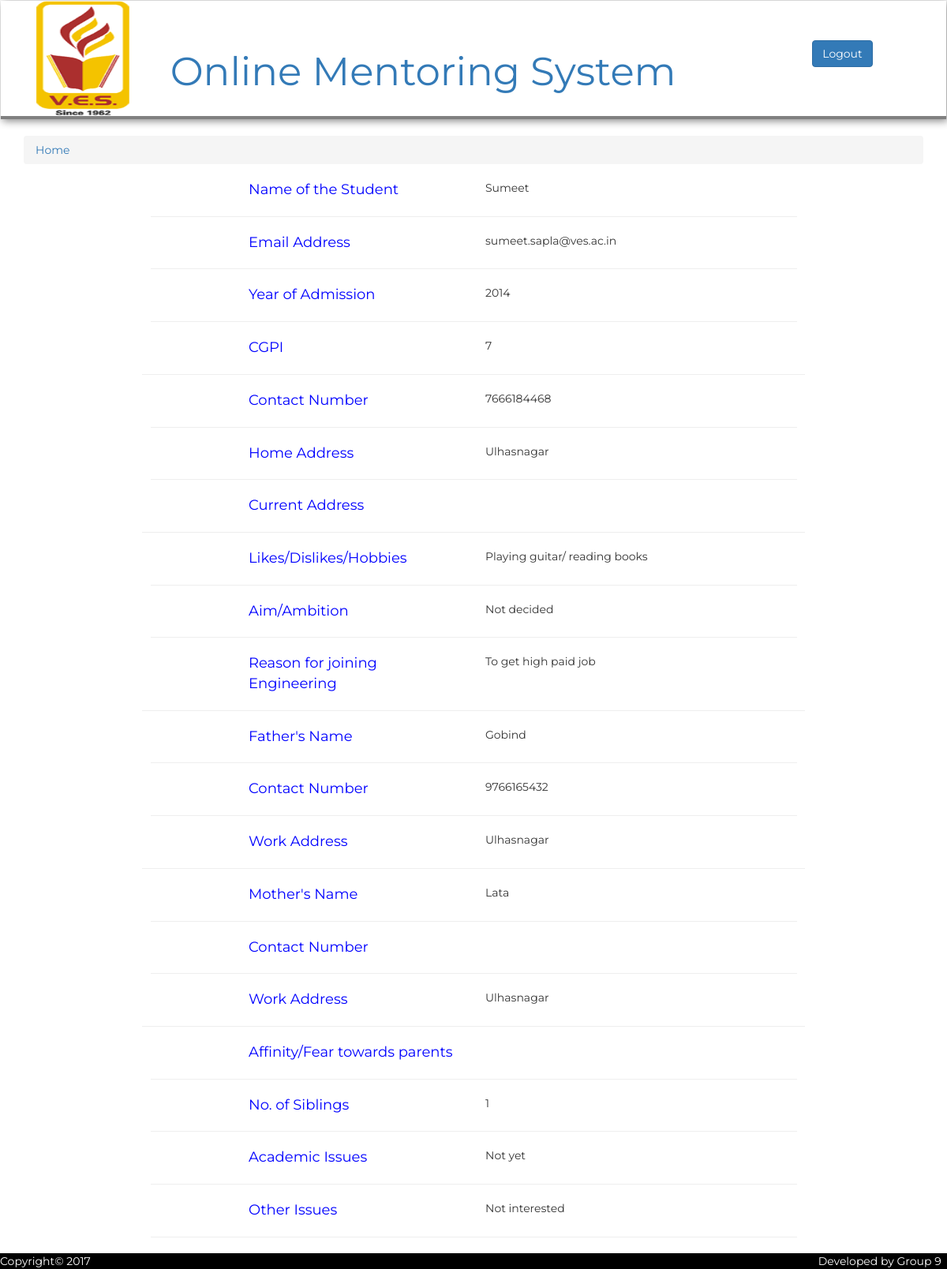
The page /html/studentprofile.php?email=sumeet.sapla@ves.ac.in (signed in) on the database its author committed.
### tables this page shows
CREATE TABLE `studentprofile` (
  `Timestamp` timestamp NOT NULL DEFAULT CURRENT_TIMESTAMP ON UPDATE CURRENT_TIMESTAMP,
  `email` varchar(30) NOT NULL,
  `name` varchar(30) NOT NULL,
  `admission_year` int(11) NOT NULL,
  `address_home` varchar(100) NOT NULL,
  `address_current` varchar(100) NOT NULL,
  `num_own` varchar(10) NOT NULL,
  `cgpi` double NOT NULL,
  `hobbies` varchar(100) NOT NULL,
  `ambitions` varchar(100) NOT NULL,
  `reason_for_eng` varchar(100) NOT NULL,
  `father_name` varchar(30) NOT NULL,
  `address_father` varchar(100) NOT NULL,
  `num_father` varchar(10) NOT NULL,
  `mother_name` varchar(30) NOT NULL,
  `address_mother` varchar(100) NOT NULL,
  `num_mother` varchar(10) NOT NULL,
  `affinity` varchar(100) NOT NULL,
  `no_sibling` int(11) NOT NULL,
  `acad_issue` varchar(100) NOT NULL,
  `nonacad_issue` varchar(100) NOT NULL
);

### html/studentprofile.php (the view, shortened to what this page needs)
<!DOCTYPE html>
<html lang="en">
<head>
	<link rel="stylesheet" href="../bootstrap/css/bootstrap.min.css">
	<link href="../css/header.css" rel="stylesheet">
    <link href="../css/footer.css" rel="stylesheet">
</head>
<body>
<?php include 'header.php';
    require '../php/dp.php';
    $res = mysqli_query($con,"select name,email,admission_year,address_home,address_current,num_own,cgpi,hobbies,ambitions,reason_for_eng,father_name,address_father,num_father,mother_name,address_mother,num_mother,affinity,no_sibling,acad_issue,nonacad_issue from studentprofile where email = '".$_GET['email']."'");
    $a = mysqli_fetch_assoc($res);
    $name = $a['name'];
    $email = $a['email'];
    $year = $a['admission_year'];
    $addhome = $a['address_home'];
    $addcurr = $a['address_current'];
    $contact = $a['num_own'];
    $cgpi = $a['cgpi'];
    $hobby = $a['hobbies'];
    $aim = $a['ambitions'];
    $reason = $a['reason_for_eng'];
    $father_name = $a['father_name'];
    $address_father = $a['address_father'];
    $num_father = $a['num_father'];
    $mother_name = $a['mother_name'];
    $address_mother = $a['address_mother'];
    $num_mother = $a['num_mother'];
    $affinity = $a['affinity'];
    $no_sibling = $a['no_sibling'];
    $acad_issue = $a['acad_issue'];
    $nonacad_issue = $a['nonacad_issue'];
    ?>
 <div class="container class_name">
	<ul class="breadcrumb">
	    <li><a href="mentorpage.php">Home</a></li>
	</ul>
</div>
<div class="container-fluid">
  <div class="row">
    <div class="col-md-offset-3 col-md-3" style="color: blue;font-size: 18px;">Name of the Student</div>
    <div class="col-md-6"><?php echo $name ;?></div>
  </div><hr width="70%">
    <div class="row">
    <div class="col-md-offset-3 col-md-3" style="color: blue;font-size: 18px;">Email Address</div>
    <div class="col-md-6"><?php echo $email ;?></div>
  </div><hr width="70%">
  <div class="row">
    <div class="col-md-offset-3 col-md-3" style="color: blue;font-size: 18px;">Year of Admission</div>
    <div class="col-md-6"><?php echo $year ;?></div>
  </div><hr width="70%">
  <div class="row">
    <div class="col-md-offset-3 col-md-3" style="color: blue;font-size: 18px;">CGPI</div>
    <div class="col-md-6"><?php echo $cgpi ;?></div>
  </div></div><hr width="70%">
  <div class="container-fluid">
  <div class="row">
    <div class="col-md-offset-3 col-md-3" style="color: blue;font-size: 18px;">Contact Number</div>
    <div class="col-md-6"><?php echo $contact ;?></div>
    </div><hr width="70%">
  <div class="row">
    <div class="col-md-offset-3 col-md-3" style="color: blue;font-size: 18px;">Home Address</div>
    <div class="col-md-6"><?php echo $addhome ;?></div>
  </div><hr width="70%">
    <div class="row">
    <div class="col-md-offset-3 col-md-3" style="color: blue;font-size: 18px;">Current Address</div>
    <div class="col-md-6"><?php echo $addcurr ;?></div>
  </div></div><hr width="70%">
  <div class="container-fluid">
  <div class="row">
    <div class="col-md-offset-3 col-md-3" style="color: blue;font-size: 18px;">Likes/Dislikes/Hobbies</div>
    <div class="col-md-6"><?php echo $hobby ;?></div>
  </div><hr width="70%">
  <div class="row">
    <div class="col-md-offset-3 col-md-3" style="color: blue;font-size: 18px;">Aim/Ambition</div>
    <div class="col-md-6"><?php echo $aim ;?></div>
  </div><hr width="70%">
   <div class="row">
    <div class="col-md-offset-3 col-md-3" style="color: blue;font-size: 18px;">Reason for joining Engineering</div>
    <div class="col-md-6"><?php echo $reason ;?></div>
  </div></div><hr width="70%">
  <div class="container-fluid">
<div class="row">
    <div class="col-md-offset-3 col-md-3" style="color: blue;font-size: 18px;">Father's Name</div>
    <div class="col-md-6"><?php echo $father_name ;?></div>
  </div><hr width="70%">
<div class="row">
    <div class="col-md-offset-3 col-md-3" style="color: blue;font-size: 18px;">Contact Number</div>
    <div class="col-md-6"><?php echo $num_father ;?></div>
  </div><hr width="70%">
<div class="row">
    <div class="col-md-offset-3 col-md-3" style="color: blue;font-size: 18px;">Work Address</div>
    <div class="col-md-6"><?php echo $address_father ;?></div>
  </div></div><hr width="70%">
  <div class="container-fluid">
<div class="row">
    <div class="col-md-offset-3 col-md-3" style="color: blue;font-size: 18px;">Mother's Name</div>
    <div class="col-md-6"><?php echo $mother_name ;?></div>
  </div><hr width="70%">
<div class="row">
    <div class="col-md-offset-3 col-md-3" style="color: blue;font-size: 18px;">Contact Number</div>
    <div class="col-md-6"><?php echo $num_mother ;?></div>
  </div><hr width="70%">
<div class="row">
    <div class="col-md-offset-3 col-md-3" style="color: blue;font-size: 18px;">Work Address</div>
    <div class="col-md-6"><?php echo $address_mother ;?></div>
  </div></div><hr width="70%">
  <div class="container-fluid">
<div class="row">
    <div class="col-md-offset-3 col-md-3" style="color: blue;font-size: 18px;">Affinity/Fear towards parents</div>
    <div class="col-md-6"><?php echo $affinity ;?></div>
  </div><hr width="70%">
<div class="row">
    <div class="col-md-offset-3 col-md-3" style="color: blue;font-size: 18px;">No. of Siblings</div>
    <div class="col-md-6"><?php echo $no_sibling ;?></div>
  </div><hr width="70%">
<div class="row">
    <div class="col-md-offset-3 col-md-3" style="color: blue;font-size: 18px;">Academic Issues</div>
    <div class="col-md-6"><?php echo $acad_issue ;?></div>
  </div><hr width="70%">
<div class="row">
    <div class="col-md-offset-3 col-md-3" style="color: blue;font-size: 18px;">Other Issues</div>
    <div class="col-md-6"><?php echo $nonacad_issue ;?></div>
  </div><hr width="70%">
  </div>
   <?php require'footer.php'; ?>
</body>
</html>

### css/header.css (style rules this page uses)
body { font-family: 'Montserrat', sans-serif; }

### css/footer.css (style rules this page uses)
html,body { height: 100%; }

### rows shown on the page
studentprofile: name "Sumeet", email "sumeet.sapla@ves.ac.in", admission_year "2014", cgpi "7", num_own "7666184468", address_home "Ulhasnagar", hobbies "Playing guitar/ reading books", ambitions "Not decided", reason_for_eng "To get high paid job", father_name "Gobind", num_father "9766165432", address_father "Ulhasnagar", mother_name "Lata", address_mother "Ulhasnagar", no_sibling "1", acad_issue "Not yet", nonacad_issue "Not interested"
